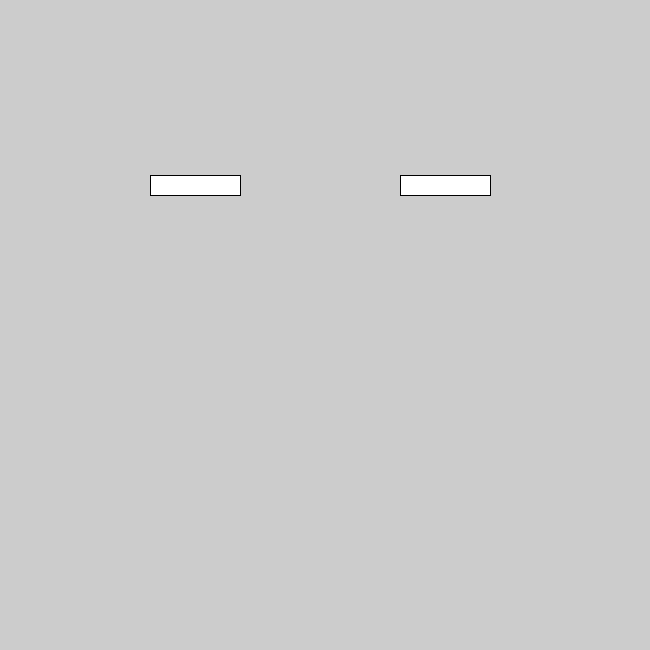
Frame 1 (no input)
Frame 60 (the mouse pressed at the canvas centre just before this capture): identical to frame 1, image omitted
Frame 120 (the mouse held since frame 60 and released just before this capture): identical to frame 1, image omitted

The Processing sketch that drew this single still picture (run headless with seeded random() and noise(); from frame 60 on, the mouse is pressed at the canvas centre):

// Processing sketch: sourcils_rectangle
// ── sourcils_rectangle.pde
void setup() {
  size(650, 650);
}

void draw() {
  
  rect(150, 175, 90, 20);

  rect(400, 175, 90, 20);
}  
